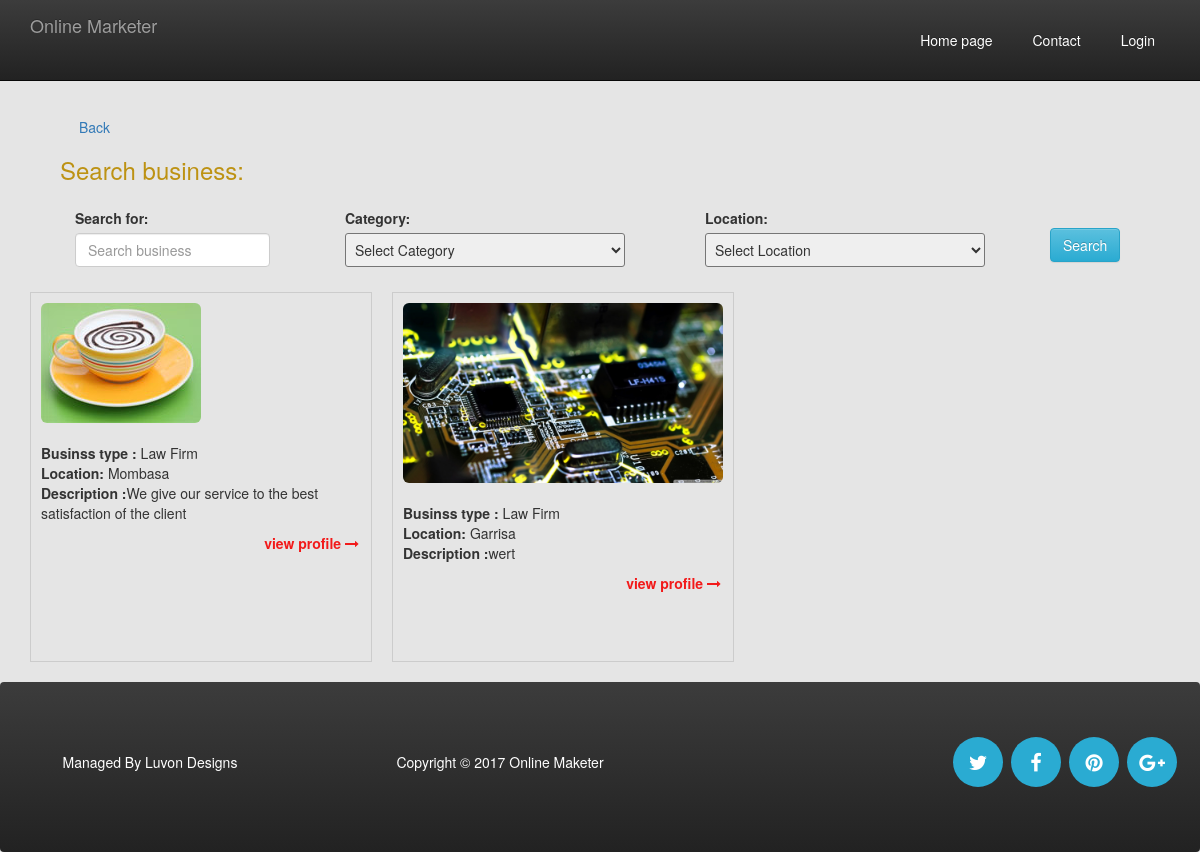
Screenshot of /index.php?q=portfolio&cat=2 with the database file from the repository.
### tables this page shows
CREATE TABLE `businesses` (
  `businessId` int(11) NOT NULL,
  `businessName` varchar(100) NOT NULL,
  `slogan` varchar(200) DEFAULT NULL,
  `addedOn` timestamp NOT NULL DEFAULT CURRENT_TIMESTAMP,
  `category` varchar(200) NOT NULL,
  `description` text NOT NULL,
  `address` varchar(100) NOT NULL,
  `phoneNo` varchar(30) NOT NULL,
  `email` varchar(50) NOT NULL,
  `owner` varchar(200) NOT NULL,
  `profilePic` varchar(100) NOT NULL,
  `locatedAt` varchar(200) NOT NULL,
  `website` varchar(100) DEFAULT NULL,
  `activeLevel` int(11) NOT NULL DEFAULT '2'
);

CREATE TABLE `categories` (
  `categoryId` int(11) NOT NULL,
  `categoryName` varchar(50) NOT NULL
);

CREATE TABLE `towns` (
  `townId` int(11) NOT NULL,
  `townName` varchar(100) NOT NULL
);

### pages/portfolio.php (the view, shortened to what this page needs)
<?php
$display = $searchCat = $locatSearch = "";
if(isset($_GET['cat']))
{
    $cat = $_GET['cat'];
    $check_bus = "SELECT * FROM businesses WHERE category=".$cat;
    $res_bus = mysqli_query($conn, $check_bus) or die("Could not search".mysqli_error($conn));
   while($row_num=mysqli_fetch_array($res_bus))
   {
        $busId = $row_num['businessId'];
        $bName = $row_num['businessName'];
        $category = $row_num['category'];
        $location = $row_num['locatedAt'];
        $desc = $row_num['description'];
        $pic = $row_num['profilePic'];
        $check_cat = "SELECT * FROM categories WHERE categoryId = $category";
        $res_cat = mysqli_query($conn, $check_cat) or die(mysqli_error($conn));
        $row_cat = mysqli_fetch_array($res_cat);
        $catName = $row_cat['categoryName'];
        $check_town = "SELECT * FROM towns WHERE townId =" . $location;
        $res_town = mysqli_query($conn, $check_town) or die(mysqli_error($conn));
        $row_town = mysqli_fetch_array($res_town);
        $locName = $row_town['townName'];
        $display .= "
                    <div id=\"bus-edit\" class=\"bus-det view hm-blue-light\">
                            <img src=\"images/uploads/". $pic ."\" class=\"img-responsive img-rounded\"  height=\"100px\" ><br>
                           <b> Businss type : </b>".$catName." </br>
                            <b>Location: </b>". $locName."<br>
                            <b>Description :</b>".$desc ."<br>
                            <p><a href=\"" . htmlspecialchars($_SERVER['PHP_SELF']) . "?q=details&business=$bName&b=$busId\" >view profile <span><i class=\"fa-long-arrow-right pulse\"></i></span></a></p>
                        </div>
                    ";
   }
}
?>
<!DOCTYPE html>
<html>
    <head>
    </head>
    <body>
        <div class="container top soll">
        <a href="<?php echo $_SERVER['PHP_SELF']; ?>?home"><span class="fa-long-arrow-left" style="margin-top: -20px;">Back</span></a>
            <div class="row">
                <form class="form-inline" method="post" action="<?php echo htmlspecialchars($_SERVER['PHP_SELF']); ?>?q=portfolio">
                    <h3 class="textSearch">Search business:</h3>
                    <div class="col-lg-3 col-md-3 port-data">
                        <div class="form-group">
                            <label>Search for:</label><br>
                            <input type="text" name="search" autofocus placeholder="Search business" class="form-control">
                        </div>
                    </div>
                    <div class="col-lg-4 col-md-4 port-data">
                        <div class="form-group">
                            <label>Category:</label><br>
                            <select name="searchCat" style="padding: 5px; border-radius: 3px">
                                <option value="Select Category">Select Category</option>
                            </select>
                        </div>
                    </div>
                    <div class="col-lg-4 col-md-4 port-data">
                        <div class="form-group">
                            <label>Location:</label><br>
                            <select name="searchLocat" style="padding: 5px; border-radius: 3px">
                                <option value="Select Location">Select Location</option>
                            </select>
                        </div>
                    </div>
                    <div class="form-group port-data">
                            <input type="submit" name="submit" class="btn btn-info" value="Search" style="margin-top: 20px;">
                        </div>
                </form>
            </div>
        </div>
        <div class="container">
            <div class="port">
                   <?php echo $display ?>
            </div>
        </div>
</html>

### styles/styles.css (style rules this page uses)
body { padding-top: 77px; background-color:#E5E5E5; }
h1,h2,h3,h4,h5 { color: blue; padding-bottom: 10px; }
.top { padding-top: 20px; }
.textSearch { color:#bd9213; }
.soll { width:90%; margin-bottom: 20px; }
select { width: 20em; }

### styles/newStyles.css (style rules this page uses)
i { font-family: 'FontAwesome'; font-weight: normal; font-style: normal; }
.port-data { padding-top: 5px; padding-bottom: 5px; }
.bus-det { width: 30%; border: 1px solid #ccc; padding: 10px 10px 50px 10px; float: left; margin-right:20px; margin-bottom: 20px; height: 370px; overflow: auto; }
.bus-det a { border-radius: 3px; color: #f21a1a; font-weight: bold; padding: 2px; text-decoration: none; }
.bus-det p { margin-top: 10px; float: right; }
.port { min-height: 300px; }

### rows the page displays
businesses: profilePic (picture), categories.categoryName "Law Firm", towns.townName "Mombasa", description "We give our service to the best satisfaction of the client"
businesses: profilePic (picture), categories.categoryName "Law Firm", towns.townName "Garrisa", description "wert"
